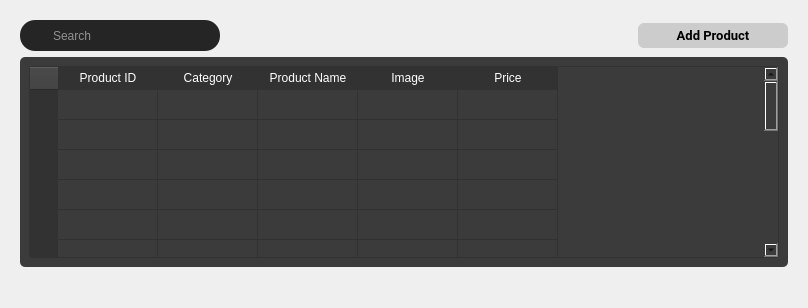
       <widget class="QWidget" name="add_product">
        <layout class="QVBoxLayout" name="verticalLayout_12">
         <item>
          <widget class="QWidget" name="widget_31" native="true">
           <layout class="QGridLayout" name="gridLayout">
            <property name="bottomMargin">
             <number>30</number>
            </property>
            <item row="0" column="0">
             <widget class="QWidget" name="widget_32" native="true">
              <layout class="QHBoxLayout" name="horizontalLayout_6">
               <property name="spacing">
                <number>0</number>
               </property>
               <property name="leftMargin">
                <number>0</number>
               </property>
               <property name="topMargin">
                <number>0</number>
               </property>
               <property name="rightMargin">
                <number>0</number>
               </property>
               <property name="bottomMargin">
                <number>0</number>
               </property>
               <item alignment="Qt::AlignLeft|Qt::AlignTop">
                <widget class="QWidget" name="search_frame" native="true">
                 <property name="minimumSize">
                  <size>
                   <width>200</width>
                   <height>0</height>
                  </size>
                 </property>
                 <property name="styleSheet">
                  <string notr="true">#search_frame{

	border-radius: 15px;
	background-color:#252525;
}
#search_frame QPushButton{
	
	padding: 5px 5px;
	border-radius:5px;

	
}
#search_frame QLineEdit{
	border: none;
	color: white;

}

#seach_frame QPushButton::pressed {

	padding-left:10px;

}
</string>
                 </property>
                 <layout class="QVBoxLayout" name="verticalLayout_14">
                  <property name="leftMargin">
                   <number>2</number>
                  </property>
                  <property name="topMargin">
                   <number>2</number>
                  </property>
                  <property name="rightMargin">
                   <number>2</number>
                  </property>
                  <property name="bottomMargin">
                   <number>2</number>
                  </property>
                  <item>
                   <layout class="QHBoxLayout" name="horizontalLayout_10">
                    <property name="spacing">
                     <number>2</number>
                    </property>
                    <property name="leftMargin">
                     <number>2</number>
                    </property>
                    <property name="topMargin">
                     <number>2</number>
                    </property>
                    <property name="rightMargin">
                     <number>2</number>
                    </property>
                    <item>
                     <widget class="QPushButton" name="pushButton_14">
                      <property name="minimumSize">
                       <size>
                        <width>25</width>
                        <height>25</height>
                       </size>
                      </property>
                      <property name="maximumSize">
                       <size>
                        <width>25</width>
                        <height>25</height>
                       </size>
                      </property>
                      <property name="font">
                       <font>
                        <family>Roboto</family>
                        <pointsize>10</pointsize>
                        <bold>true</bold>
                       </font>
                      </property>
                      <property name="styleSheet">
                       <string notr="true">background-color: none;
border-radius:15px;
</string>
                      </property>
                      <property name="text">
                       <string/>
                      </property>
                      <property name="icon">
                       <iconset resource="resource1.qrc">
                        <normaloff>:/iCons/icons/icons8-search-26.png</normaloff>:/iCons/icons/icons8-search-26.png</iconset>
                      </property>
                     </widget>
                    </item>
                    <item>
                     <widget class="QLineEdit" name="lineEdit_3">
                      <property name="styleSheet">
                       <string notr="true">background-color: rgb(37, 37, 37);</string>
                      </property>
                      <property name="placeholderText">
                       <string>Search</string>
                      </property>
                     </widget>
                    </item>
                   </layout>
                  </item>
                 </layout>
                </widget>
               </item>
               <item>
                <spacer name="horizontalSpacer">
                 <property name="orientation">
                  <enum>Qt::Horizontal</enum>
                 </property>
                 <property name="sizeHint" stdset="0">
                  <size>
                   <width>418</width>
                   <height>20</height>
                  </size>
                 </property>
                </spacer>
               </item>
               <item>
                <widget class="QPushButton" name="pushButton_10">
                 <property name="minimumSize">
                  <size>
                   <width>150</width>
                   <height>25</height>
                  </size>
                 </property>
                 <property name="maximumSize">
                  <size>
                   <width>150</width>
                   <height>25</height>
                  </size>
                 </property>
                 <property name="font">
                  <font>
                   <family>Roboto</family>
                   <pointsize>10</pointsize>
                   <bold>true</bold>
                  </font>
                 </property>
                 <property name="styleSheet">
                  <string notr="true">QPushButton {
    padding: 6px 14px;
    font-family: &quot;Roboto&quot;, sans-serif;
    border-radius: 6px;
    border: none;
    color: black;
    background: #CCCCCC;
    box-shadow: 0px 0.5px 1.5px rgba(54, 122, 246, 0.25), inset 0px 0.8px 0px -0.25px rgba(255, 255, 255, 0.2);
    user-select: none;
    -webkit-user-select: none;
    touch-action: manipulation;
}
</string>
                 </property>
                 <property name="text">
                  <string>Add Product</string>
                 </property>
                </widget>
               </item>
              </layout>
             </widget>
            </item>
            <item row="1" column="0">
             <widget class="QWidget" name="widget_35" native="true">
              <property name="sizePolicy">
               <sizepolicy hsizetype="Preferred" vsizetype="Expanding">
                <horstretch>0</horstretch>
                <verstretch>0</verstretch>
               </sizepolicy>
              </property>
              <property name="styleSheet">
               <string notr="true">background-color: rgb(59, 59, 59);
border-radius:5px;
</string>
              </property>
              <layout class="QVBoxLayout" name="verticalLayout_13">
               <item>
                <widget class="QTableWidget" name="tableWidget_3">
                 <property name="sizePolicy">
                  <sizepolicy hsizetype="Expanding" vsizetype="Expanding">
                   <horstretch>50</horstretch>
                   <verstretch>0</verstretch>
                  </sizepolicy>
                 </property>
                 <property name="styleSheet">
                  <string notr="true">QTableWidget{
	background-color: #3B3B3B;
	border-radius:3px;
	border:1px solid rgb(50,50,50);
}
QTableWidget::section{

	border: none;
	border-bottom: 1px solid #d0c6ff;
	text-align: left;
	padding: 3px 5px;

}
QHeaderView::section{
	background-color: rgb(50,50,50);
	color: white;
	border: none;
	border-bottom: 1px solid rgb(50,50,50);
	text-align: left;
	padding: 2px 4px;
	min-width: 20px;
}
QTableView::item{
	color: white;
	padding:2px;
}
QScrollBar:vertical {
    border: none;
    background: #3B3B3B;
    width: 10px;
    margin: 0px 0px 0px 0px;
}
QScrollBar::handle:vertical {
    background-color: #606060;
    min-height: 20px; 
    border-radius: 5px;
}
QScrollBar::add-line:vertical,
QScrollBar::sub-line:vertical {
    border: none;
    background: none;
}

QScrollBar::add-page:vertical,
QScrollBar::sub-page:vertical {
    background: none;
}
QScrollBar:hover {
    opacity: 0.7;
}
</string>
                 </property>
                 <row>
                  <property name="text">
                   <string/>
                  </property>
                 </row>
                 <row>
                  <property name="text">
                   <string/>
                  </property>
                 </row>
                 <row>
                  <property name="text">
                   <string/>
                  </property>
                 </row>
                 <row>
                  <property name="text">
                   <string/>
                  </property>
                 </row>
                 <row>
                  <property name="text">
                   <string/>
                  </property>
                 </row>
                 <row>
                  <property name="text">
                   <string/>
                  </property>
                 </row>
                 <row>
                  <property name="text">
                   <string/>
                  </property>
                 </row>
                 <row>
                  <property name="text">
                   <string/>
                  </property>
                 </row>
                 <row>
                  <property name="text">
                   <string/>
                  </property>
                 </row>
                 <row>
                  <property name="text">
                   <string/>
                  </property>
                 </row>
                 <row>
                  <property name="text">
                   <string/>
                  </property>
                 </row>
                 <row>
                  <property name="text">
                   <string/>
                  </property>
                 </row>
                 <row>
                  <property name="text">
                   <string/>
                  </property>
                 </row>
                 <row>
                  <property name="text">
                   <string/>
                  </property>
                 </row>
                 <row>
                  <property name="text">
                   <string/>
                  </property>
                 </row>
                 <row>
                  <property name="text">
                   <string/>
                  </property>
                 </row>
                 <column>
                  <property name="text">
                   <string>Product ID</string>
                  </property>
                 </column>
                 <column>
                  <property name="text">
                   <string>Category</string>
                  </property>
                 </column>
                 <column>
                  <property name="text">
                   <string>Product Name</string>
                  </property>
                 </column>
                 <column>
                  <property name="text">
                   <string>Image</string>
                  </property>
                 </column>
                 <column>
                  <property name="text">
                   <string>Price</string>
                  </property>
                 </column>
                </widget>
               </item>
              </layout>
             </widget>
            </item>
           </layout>
          </widget>
         </item>
        </layout>
       </widget>
